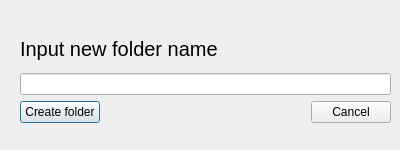
<?xml version="1.0" encoding="UTF-8"?>
<ui version="4.0">
 <class>newFolderDialog</class>
 <widget class="QDialog" name="newFolderDialog">
  <property name="geometry">
   <rect>
    <x>0</x>
    <y>0</y>
    <width>400</width>
    <height>150</height>
   </rect>
  </property>
  <property name="sizePolicy">
   <sizepolicy hsizetype="Minimum" vsizetype="Fixed">
    <horstretch>0</horstretch>
    <verstretch>0</verstretch>
   </sizepolicy>
  </property>
  <property name="windowTitle">
   <string>New folder name</string>
  </property>
  <widget class="QWidget" name="">
   <property name="geometry">
    <rect>
     <x>20</x>
     <y>30</y>
     <width>371</width>
     <height>93</height>
    </rect>
   </property>
   <layout class="QVBoxLayout" name="verticalLayout_2">
    <item>
     <layout class="QVBoxLayout" name="verticalLayout">
      <item>
       <widget class="QLabel" name="label">
        <property name="font">
         <font>
          <pointsize>15</pointsize>
         </font>
        </property>
        <property name="text">
         <string>Input new folder name</string>
        </property>
       </widget>
      </item>
      <item>
       <widget class="QLineEdit" name="lineEdit"/>
      </item>
     </layout>
    </item>
    <item>
     <layout class="QHBoxLayout" name="horizontalLayout">
      <item>
       <widget class="QPushButton" name="pushButton">
        <property name="text">
         <string>Create folder</string>
        </property>
       </widget>
      </item>
      <item>
       <spacer name="horizontalSpacer">
        <property name="orientation">
         <enum>Qt::Horizontal</enum>
        </property>
        <property name="sizeHint" stdset="0">
         <size>
          <width>40</width>
          <height>20</height>
         </size>
        </property>
       </spacer>
      </item>
      <item>
       <widget class="QPushButton" name="pushButton_2">
        <property name="text">
         <string>Cancel</string>
        </property>
       </widget>
      </item>
     </layout>
    </item>
   </layout>
  </widget>
 </widget>
 <resources/>
 <connections/>
</ui>
